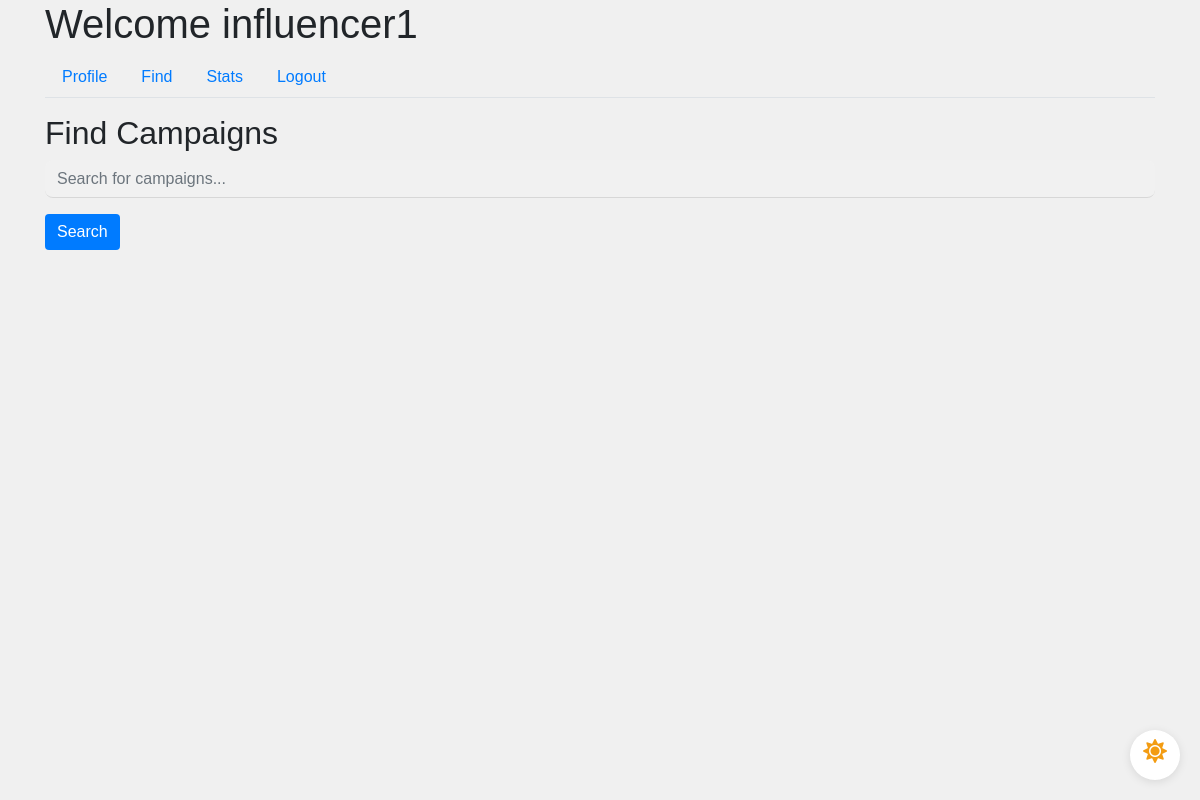
The page /influencer/find (signed in) on the database as committed earlier.
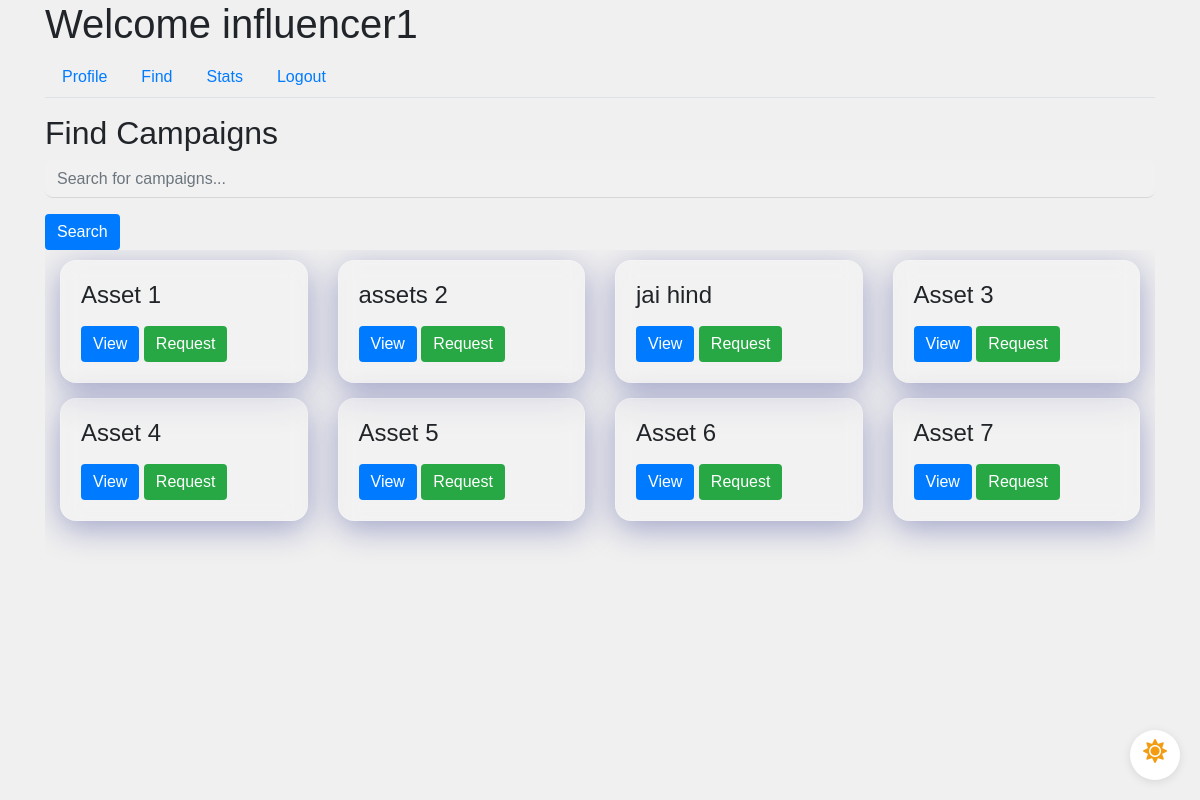
The same page on the database as committed later.
### app/models.py (models this page shows, shortened)
class User(UserMixin, db.Model):
    id = db.Column(db.Integer, primary_key=True)
    username = db.Column(db.String(64), unique=True, nullable=False)
    email = db.Column(db.String(120), unique=True, nullable=False)
    password_hash = db.Column(db.String(128), nullable=False)
    role = db.Column(db.String(20), nullable=False)
    industry = db.Column(db.String(120))  # For Sponsors
    platforms = db.Column(db.Text)  # For Influencers
    category = db.Column(db.String(120))  # For Influencers
    niche = db.Column(db.String(120))  # For Influencers
    profile_pic = db.Column(db.String(20), nullable=False, default='download.png')
    flag = db.Column(db.Boolean, default=False, nullable=False)  # Add flag column

class Campaign(db.Model):
    id = db.Column(db.Integer, primary_key=True)
    name = db.Column(db.String(100), nullable=False)
    description = db.Column(db.Text, nullable=False)
    budget = db.Column(db.Float, nullable=False)
    visibility = db.Column(db.String(10), nullable=False)  # 'public', 'private'
    start_date = db.Column(db.Date, nullable=False)
    end_date = db.Column(db.Date, nullable=False)
    user_id = db.Column(db.Integer, db.ForeignKey('user.id'), nullable=False)
    ad_requests = db.relationship('AdRequest', backref='campaign', lazy=True)
    flag = db.Column(db.Boolean, default=False, nullable=False)  # Add flag column

### app/routes.py (the view)
@main.route('/influencer/find')
@login_required
def influencer_find():
    if current_user.role == 'influencer':
        search_query = request.args.get('search', '')
        if search_query:
            active_campaigns = Campaign.query.filter(and_(Campaign.name.ilike(f'%{search_query}%'), Campaign.visibility=='public')).all()
        else:
            active_campaigns = Campaign.query.filter_by(visibility='public').all()
        return render_template('influencer_find.html', influencer=current_user, active_campaigns=active_campaigns)
    return redirect(url_for('main.dashboard'))

### app/models.py (called while the page is built)
@login_manager.user_loader
def load_user(user_id):
    return User.query.get(int(user_id))

### app/templates/influencer_find.html (shortened to what this page needs)
{% extends "influencer_dashboard.html" %}
{% block tab_content %}
<h2>Find Campaigns</h2>
<form method="GET" action="{{ url_for('main.influencer_find') }}">
    <div class="form-group">
        <input type="text" name="search" class="form-control" placeholder="Search for campaigns...">
    </div>
    <button type="submit" class="btn btn-primary">Search</button>
</form>
<div class="scrollable-container scrollable-container-custom-height-infl-4">
    <div class="row-container">
        {% for campaign in active_campaigns %}
        <div class="col-md-3">
            <div class="request-box card glassmorphism">
                <div class="card-body">
                    <h4 class="card-title">{{ campaign.name }}</h4>
                    <button class="btn btn-primary" data-toggle="modal" data-target="#campaignModal" data-id="{{ campaign.id }}">View</button>
                    {% if campaign.flag == 0 and current_user.flag == 0 %}
                        <a href="{{ url_for('main.new_ad_request_infl', campaign_id=campaign.id, influencer_id=influencer.id) }}" class="btn btn-success">Request</a>
                    {% endif %}
                </div>
            </div>
        </div>
        {% endfor %}
    </div>
{% endblock %}

### app/templates/influencer_dashboard.html (shortened to what this page needs)
{% extends "base.html" %}
{% block content %}
<div class="dark-mode-toggle">
    <label for="darkSwitch" class="toggle-label">
        <i class="fas fa-sun light-mode-icon"></i>
    </label>
</div>
<h1>Welcome {{ current_user.username }}</h1>
<ul class="nav nav-tabs">
    <li class="nav-item">
        <a class="nav-link" href="{{ url_for('main.influencer_profile') }}">Profile</a>
    </li>
    <li class="nav-item">
        <a class="nav-link" href="{{ url_for('main.influencer_find') }}">Find</a>
    </li>
    <li class="nav-item">
        <a class="nav-link" href="{{ url_for('main.influencer_stats') }}">Stats</a>
    </li>
    <li class="nav-item">
        <a class="nav-link" href="{{ url_for('main.logout') }}">Logout</a>
    </li>
</ul>
<div class="tab-content mt-3">
    {% block tab_content %}{% endblock %}
</div>
{% endblock %}

### app/templates/base.html (shortened to what this page needs)
<!DOCTYPE html>
<html lang="en">
<head>
    <link rel="stylesheet" href="https://maxcdn.bootstrapcdn.com/bootstrap/4.0.0/css/bootstrap.min.css">
    <link href="https://stackpath.bootstrapcdn.com/bootstrap/4.3.1/css/bootstrap.min.css" rel="stylesheet">
    <link rel="stylesheet" href="https://cdnjs.cloudflare.com/ajax/libs/font-awesome/5.15.4/css/all.min.css">
    <link rel="stylesheet" href="{{ url_for('static', filename='css/styles.css') }}">
</head>
<body>
    <div class="container">
        {% block content %}{% endblock %}
    </div>
</body>
</html>

### app/static/css/styles.css (style rules this page uses)
.scrollable-container { display: flex; flex-direction: column; overflow-y: auto; height: 255px; scroll-snap-type: y mandatory; }
.scrollable-container-custom-height-infl-4 { height: 400px; }
.row-container { display: flex; flex-wrap: wrap; margin-top: 10px; }
.row-container > .col-md-3 { flex: 0 0 25%; box-sizing: border-box; scroll-snap-align: start; margin-bottom: 15px; }
body { font-family: 'Arial', sans-serif; background-color: #f0f0f0; margin: 0; padding: 0; transition: background-color 0.3s; }
.glassmorphism { background: rgba(255, 255, 255, 0.15); border-radius: 16px; backdrop-filter: blur(10px); -webkit-backdrop-filter: blur(10px); box-shadow: 0 8px 32px rgba(31, 38, 135, 0.37); border: 1px solid rgba(255, 255, 255, 0.18); transition: all 0.3s ease-in-out; }
.form-control { border: none; border-bottom: 1px solid rgba(0, 0, 0, 0.1); background-color: rgba(255, 255, 255, 0.1); border-radius: 8px; color: #333; transition: border-color 0.3s; }
.btn-primary { background-color: #007bff; border: none; }
.btn-success { background-color: #28a745; border: none; }
.dark-mode-toggle { position: fixed; bottom: 20px; right: 20px; width: 50px; height: 50px; border-radius: 50%; background-color: #fff; box-shadow: 0 2px 10px rgba(0, 0, 0, 0.1); display: flex; align-items: center; justify-content: center; cursor: pointer; z-index: 1000; }
.toggle-label { display: flex; align-items: center; justify-content: center; width: 100%; height: 100%; cursor: pointer; position: relative; }
.light-mode-icon, .dark-mode-icon { position: absolute; font-size: 24px; }
.light-mode-icon { color: #f39c12; opacity: 1; transition: opacity 0.3s; }

Rows that differ between the two databases and show on the page:
added Campaign: name "Asset 1"
added Campaign: name "assets 2"
added Campaign: name "jai hind"
added Campaign: name "Asset 3"
added Campaign: name "Asset 4"
added Campaign: name "Asset 5"
added Campaign: name "Asset 6"
added Campaign: name "Asset 7"
